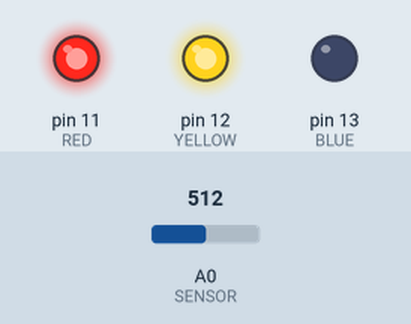
Bench run of a sketch on a simulated Arduino Uno, built with avr-gcc and run on an emulated ATmega328P. Shown: output pins drawn as LEDs (lit = HIGH). The inputs (shaded band) are chosen by the test bench; at power-on: A0 (SENSOR) = 512. What the sketch prints to the serial monitor is not drawn.

Above: at 0.1 s.
Timing chart, 0 to 1.6 s (numbered marks = the images above):
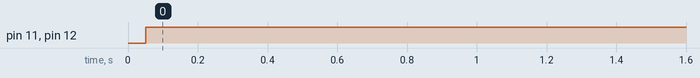

The sketch:

SoundCaptivator.ino
```cpp
#define SENSOR 0 // define sensor as pin Analog 0
const int RED = 11; // Configure Pin 11 as red LED output
const int YELLOW = 12; // Configure Pin 12 as yellow LED output
const int BLUE = 13; // Configure Pin 13 as blue LED output
const int sampleWindow = 50;  //define constant of type int as sampleWindow with a value of 50
unsigned int sample; // declare unsigned int sample with value 0

void setup() {
  Serial.begin(9600); //
  pinMode (SENSOR, INPUT); // configure pin A0 as input
  pinMode(BLUE, OUTPUT);  // configure pin 13 as output
  pinMode(YELLOW, OUTPUT);  // configure pin 12 as output
  pinMode(RED, OUTPUT);  // configure pin 11 as output
}

void loop() {
unsigned long startMillis= millis();                   // Start of sample window at current time
float sound = 0;                                       // declare float soundlevel
unsigned int signalMin = 0;                            // define unsigned int signalMin as minimum value
unsigned int signalMax = 1024;                         // define unsigned int signalMax as maximum value
 // collect data for 50 mS by sampling sound frequency
while (millis() - startMillis < sampleWindow) // While current time - statrMillis time is lesser then sample window(50ms)
   {
     sample = analogRead(SENSOR);                    // get analog values from microphone
      if (sample < 1024)                                  // Discard Misleading Readings
      {
         if (sample > signalMin)
         {
            signalMin = sample;                           // save just the min levels
         }
         else if (sample < signalMax)
         {
            signalMax = sample;                           // save just the max levels
         }}}
  sound = signalMin - signalMax;                    // sound amplitude
  int db = map(sound,20,900,39.5,100);           // calibrate for deciBels
  Serial.print("Sound level: ");
  Serial.print(db);
  Serial.println("dB");
    if(db < 40) {  // if sound level is less then 40 Decibels, then light blue is on, lights orange and Red are off.
      digitalWrite(BLUE, LOW);
      digitalWrite(YELLOW, HIGH);
      digitalWrite(RED, HIGH);
   }
   else if(db > 40 and db < 90) {  // if sound level is greater then 40 Db and lesser then 90 Decibels, then light blue and orange are on, and Red are off.
      digitalWrite(BLUE, LOW);
      digitalWrite(YELLOW, LOW);
      digitalWrite(RED, HIGH);
   }
  else if (db > 90) {  // if sound level is greater then 90 Db, all lights will be on.
      digitalWrite(BLUE, LOW);
      digitalWrite(YELLOW, LOW);
      digitalWrite(RED, LOW);
   }
  delay(1000); //
}
```

Measured:
- by itself, pin 11 (RED), pin 12 (YELLOW): LOW → HIGH at 0.05 s
